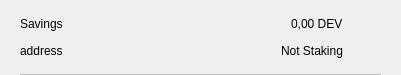
<?xml version="1.0" encoding="UTF-8"?>
<ui version="4.0">
 <class>CSRow</class>
 <widget class="QWidget" name="CSRow">
  <property name="geometry">
   <rect>
    <x>0</x>
    <y>0</y>
    <width>401</width>
    <height>75</height>
   </rect>
  </property>
  <property name="windowTitle">
   <string>Form</string>
  </property>
  <layout class="QVBoxLayout" name="verticalLayout">
   <property name="spacing">
    <number>0</number>
   </property>
   <property name="leftMargin">
    <number>20</number>
   </property>
   <property name="topMargin">
    <number>10</number>
   </property>
   <property name="rightMargin">
    <number>20</number>
   </property>
   <property name="bottomMargin">
    <number>0</number>
   </property>
   <item>
    <widget class="QWidget" name="info" native="true">
     <property name="minimumSize">
      <size>
       <width>0</width>
       <height>0</height>
      </size>
     </property>
     <layout class="QHBoxLayout" name="horizontalLayout_3">
      <property name="leftMargin">
       <number>0</number>
      </property>
      <property name="topMargin">
       <number>0</number>
      </property>
      <property name="rightMargin">
       <number>0</number>
      </property>
      <property name="bottomMargin">
       <number>10</number>
      </property>
      <item>
       <widget class="QWidget" name="container" native="true">
        <property name="minimumSize">
         <size>
          <width>0</width>
          <height>0</height>
         </size>
        </property>
        <layout class="QVBoxLayout" name="verticalLayout_2">
         <property name="spacing">
          <number>0</number>
         </property>
         <property name="leftMargin">
          <number>0</number>
         </property>
         <property name="topMargin">
          <number>0</number>
         </property>
         <property name="rightMargin">
          <number>0</number>
         </property>
         <property name="bottomMargin">
          <number>0</number>
         </property>
         <item>
          <layout class="QHBoxLayout" name="horizontalLayout">
           <item>
            <widget class="QLabel" name="labelName">
             <property name="text">
              <string>Savings</string>
             </property>
            </widget>
           </item>
           <item>
            <spacer name="horizontalSpacer">
             <property name="orientation">
              <enum>Qt::Horizontal</enum>
             </property>
             <property name="sizeHint" stdset="0">
              <size>
               <width>40</width>
               <height>20</height>
              </size>
             </property>
            </spacer>
           </item>
           <item>
            <widget class="QLabel" name="labelAmount">
             <property name="text">
              <string>0,00 DEV</string>
             </property>
            </widget>
           </item>
          </layout>
         </item>
         <item>
          <layout class="QHBoxLayout" name="horizontalLayout_2">
           <item>
            <widget class="QLabel" name="labelAddress">
             <property name="text">
              <string>address</string>
             </property>
            </widget>
           </item>
           <item>
            <spacer name="horizontalSpacer_2">
             <property name="orientation">
              <enum>Qt::Horizontal</enum>
             </property>
             <property name="sizeHint" stdset="0">
              <size>
               <width>40</width>
               <height>20</height>
              </size>
             </property>
            </spacer>
           </item>
           <item>
            <widget class="QLabel" name="labelStaking">
             <property name="text">
              <string>Not Staking</string>
             </property>
            </widget>
           </item>
          </layout>
         </item>
        </layout>
       </widget>
      </item>
      <item alignment="Qt::AlignHCenter|Qt::AlignVCenter">
       <widget class="QPushButton" name="pushButtonMenu">
        <property name="minimumSize">
         <size>
          <width>24</width>
          <height>24</height>
         </size>
        </property>
        <property name="maximumSize">
         <size>
          <width>32</width>
          <height>32</height>
         </size>
        </property>
        <property name="focusPolicy">
         <enum>Qt::NoFocus</enum>
        </property>
        <property name="styleSheet">
         <string notr="true">border:none; background-color:transparent;</string>
        </property>
        <property name="text">
         <string/>
        </property>
        <property name="icon">
         <iconset>
          <normaloff>://ic-menu-hover</normaloff>://ic-menu-hover</iconset>
        </property>
        <property name="iconSize">
         <size>
          <width>24</width>
          <height>24</height>
         </size>
        </property>
       </widget>
      </item>
     </layout>
    </widget>
   </item>
   <item>
    <widget class="QLabel" name="lblDivisory">
     <property name="minimumSize">
      <size>
       <width>0</width>
       <height>1</height>
      </size>
     </property>
     <property name="maximumSize">
      <size>
       <width>16777215</width>
       <height>1</height>
      </size>
     </property>
     <property name="styleSheet">
      <string notr="true">background-color:#bababa;</string>
     </property>
     <property name="text">
      <string/>
     </property>
     <property name="alignment">
      <set>Qt::AlignBottom|Qt::AlignLeading|Qt::AlignLeft</set>
     </property>
    </widget>
   </item>
  </layout>
 </widget>
 <resources/>
 <connections/>
</ui>
